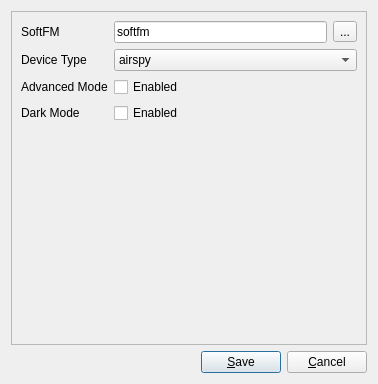
<?xml version="1.0" encoding="UTF-8"?>
<ui version="4.0">
 <class>SettingsDialog</class>
 <widget class="QDialog" name="SettingsDialog">
  <property name="geometry">
   <rect>
    <x>0</x>
    <y>0</y>
    <width>378</width>
    <height>384</height>
   </rect>
  </property>
  <property name="windowTitle">
   <string>Dialog</string>
  </property>
  <layout class="QVBoxLayout" name="verticalLayout">
   <item>
    <widget class="QFrame" name="frame">
     <property name="frameShape">
      <enum>QFrame::StyledPanel</enum>
     </property>
     <property name="frameShadow">
      <enum>QFrame::Raised</enum>
     </property>
     <layout class="QFormLayout" name="formLayout">
      <item row="0" column="0">
       <widget class="QLabel" name="softfmLabel">
        <property name="text">
         <string>SoftFM</string>
        </property>
       </widget>
      </item>
      <item row="0" column="1">
       <layout class="QHBoxLayout" name="horizontalLayout_2">
        <item>
         <widget class="QLineEdit" name="softfmLineEdit">
          <property name="text">
           <string>softfm</string>
          </property>
         </widget>
        </item>
        <item>
         <widget class="QToolButton" name="softfmButton">
          <property name="text">
           <string>...</string>
          </property>
         </widget>
        </item>
       </layout>
      </item>
      <item row="4" column="0" colspan="2">
       <spacer name="verticalSpacer">
        <property name="orientation">
         <enum>Qt::Vertical</enum>
        </property>
        <property name="sizeHint" stdset="0">
         <size>
          <width>20</width>
          <height>40</height>
         </size>
        </property>
       </spacer>
      </item>
      <item row="2" column="0">
       <widget class="QLabel" name="advancedModeLabel">
        <property name="text">
         <string>Advanced Mode</string>
        </property>
       </widget>
      </item>
      <item row="2" column="1">
       <widget class="QCheckBox" name="advancedModeCheckBox">
        <property name="text">
         <string>Enabled</string>
        </property>
       </widget>
      </item>
      <item row="3" column="0">
       <widget class="QLabel" name="darkModeLabel">
        <property name="text">
         <string>Dark Mode</string>
        </property>
       </widget>
      </item>
      <item row="3" column="1">
       <widget class="QCheckBox" name="darkModeCheckBox">
        <property name="text">
         <string>Enabled</string>
        </property>
       </widget>
      </item>
      <item row="1" column="0">
       <widget class="QLabel" name="deviceTypeLabel">
        <property name="text">
         <string>Device Type</string>
        </property>
       </widget>
      </item>
      <item row="1" column="1">
       <widget class="QComboBox" name="deviceTypeComboBox">
        <item>
         <property name="text">
          <string notr="true">airspy</string>
         </property>
        </item>
        <item>
         <property name="text">
          <string notr="true">bladerf</string>
         </property>
        </item>
        <item>
         <property name="text">
          <string notr="true">hackrf</string>
         </property>
        </item>
        <item>
         <property name="text">
          <string notr="true">rtlsdr</string>
         </property>
        </item>
        <item>
         <property name="text">
          <string>wave</string>
         </property>
        </item>
       </widget>
      </item>
     </layout>
    </widget>
   </item>
   <item>
    <layout class="QHBoxLayout" name="horizontalLayout">
     <item>
      <spacer name="horizontalSpacer">
       <property name="orientation">
        <enum>Qt::Horizontal</enum>
       </property>
       <property name="sizeHint" stdset="0">
        <size>
         <width>40</width>
         <height>20</height>
        </size>
       </property>
      </spacer>
     </item>
     <item>
      <widget class="QPushButton" name="saveButton">
       <property name="text">
        <string>&amp;Save</string>
       </property>
      </widget>
     </item>
     <item>
      <widget class="QPushButton" name="cancelButton">
       <property name="text">
        <string>&amp;Cancel</string>
       </property>
      </widget>
     </item>
    </layout>
   </item>
  </layout>
 </widget>
 <resources/>
 <connections/>
</ui>
